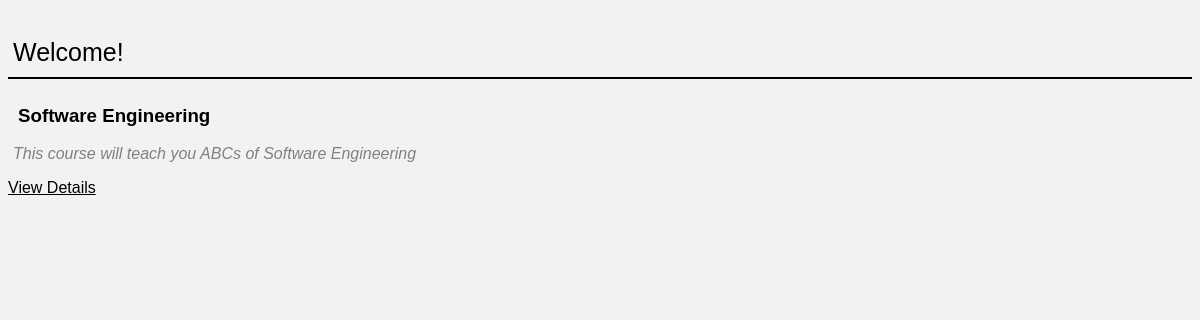
/courses/course_list/, run on the app's committed database.
### courses/models.py (models this page shows, shortened)
class Course(models.Model):
    title = models.CharField(max_length = 150, db_index = True)
    description = models.TextField(blank = False)
    slug = models.SlugField(max_length=150, unique = True) #later actually can change
    instructor = models.CharField(max_length = 40, db_index = True)
    credit_units = models.IntegerField(db_index = True)
    status = models.IntegerField(db_index = True) # value 1 if course is opened, 0 if closed
    category = models.CharField(max_length = 150, db_index = True)

### courses/views.py (the view)
# urls.py: path('course_list/', views.learner_course_list),
def learner_course_list(request):   #mege it later with course_list
    courses = Learner.objects.filter(staff_id = 1)[0].courses.all()          #later filter to actual staff_id
    return render(request, "courses/learner_course_list.html", context = {'courses' : courses})

### courses/templates/courses/learner_course_list.html
{%load static%}
<link rel="stylesheet" type="text/css" href="{%static 'courses/style.css'%}">
<h1>Welcome!</h1>
{% for course in courses%}
    <h3> {{course.title}} </h3>
    <p>{{course.description}}</p>
    <a href = "http://localhost:8000/courses/study_course/{{course.id}}">View Details</a>
{%endfor%}

### courses/static/courses/style.css (style rules this page uses)
h1 { padding-top: 30px; padding-left: 5px; padding-bottom: 10px; border-bottom: 2px solid black; font-weight: lighter; font-size: 25px; }
h3 { padding-left: 10px; padding-top: 7px; }
p { padding-left: 5px; font-style: italic; color: #808080; }
a { color: black; }

### data on the page
Course: title "Software Engineering", description "This course will teach you ABCs of Software Engineering"
